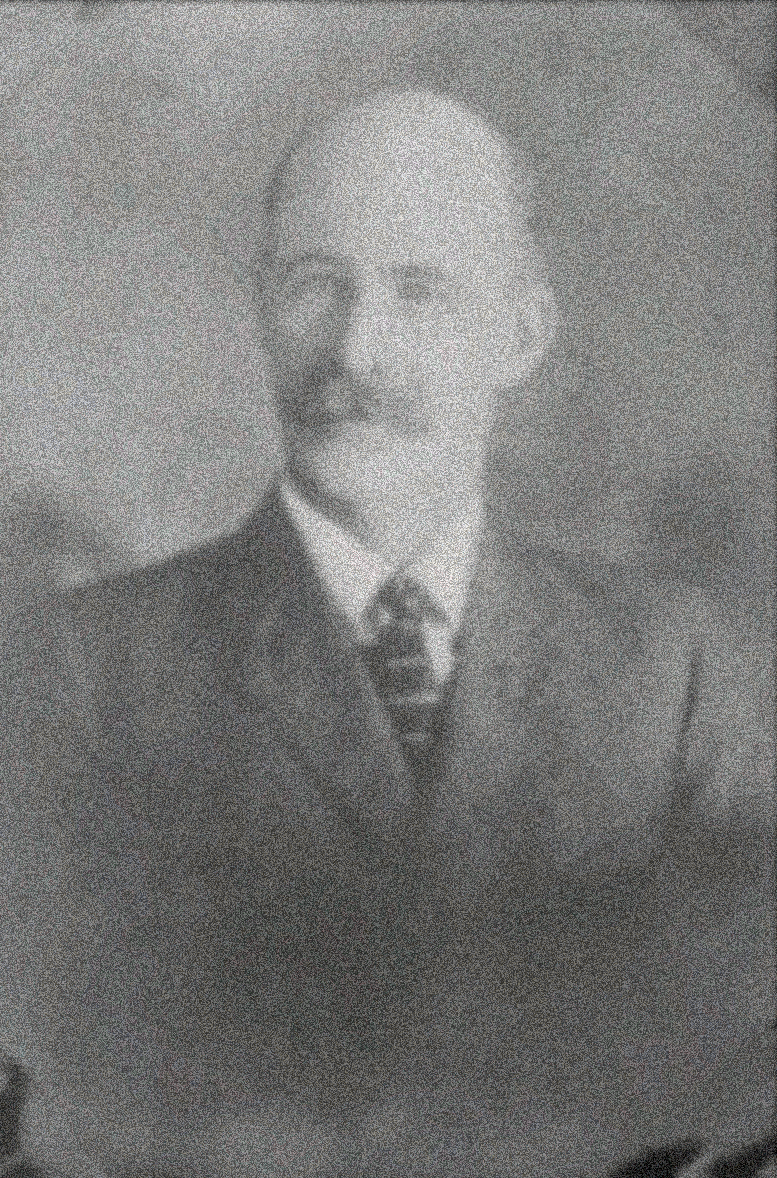
#> input picture FinalProject/SampleImage.png, 777 x 1178 px, found by its file name
$ jupyter execute finalIPProject.ipynb
#> lines starting #> are read from the running program, lines starting #| are printed output that depends on the picture; long printed decimals are rounded
[cell 1]
import cv2
import numpy as np
import matplotlib.pyplot as plt

def load_image(file_path):
#> called with file_path = '/content/SampleImage.png'
    return cv2.imread(file_path, cv2.IMREAD_COLOR)
#> returned value is the input picture: shape (1178, 777, 3); mean B, G, R 122.6, 123.8, 123.7

def save_image(image, file_name):
    cv2.imwrite(file_name, image)

def convert_to_grayscale(image):
    return cv2.cvtColor(image, cv2.COLOR_BGR2GRAY)
#> returned value: shape (1178, 777)

def mean_filter(image, kernel_size=5):
#> called with kernel_size = 5
    filtered_image = cv2.blur(image, (kernel_size, kernel_size))
    return filtered_image.astype(np.uint8)

def median_filter(image, kernel_size=5):
#> called with kernel_size = 5
    filtered_image = cv2.medianBlur(image, kernel_size)
    return filtered_image.astype(np.uint8)

def contrast_stretching_linear(image):
    p2, p98 = np.percentile(image, (2, 98))
#> p2 = 76; p98 = 190
    stretched_image = np.clip((image - p2) * (255.0 / (p98 - p2)), 0, 255)
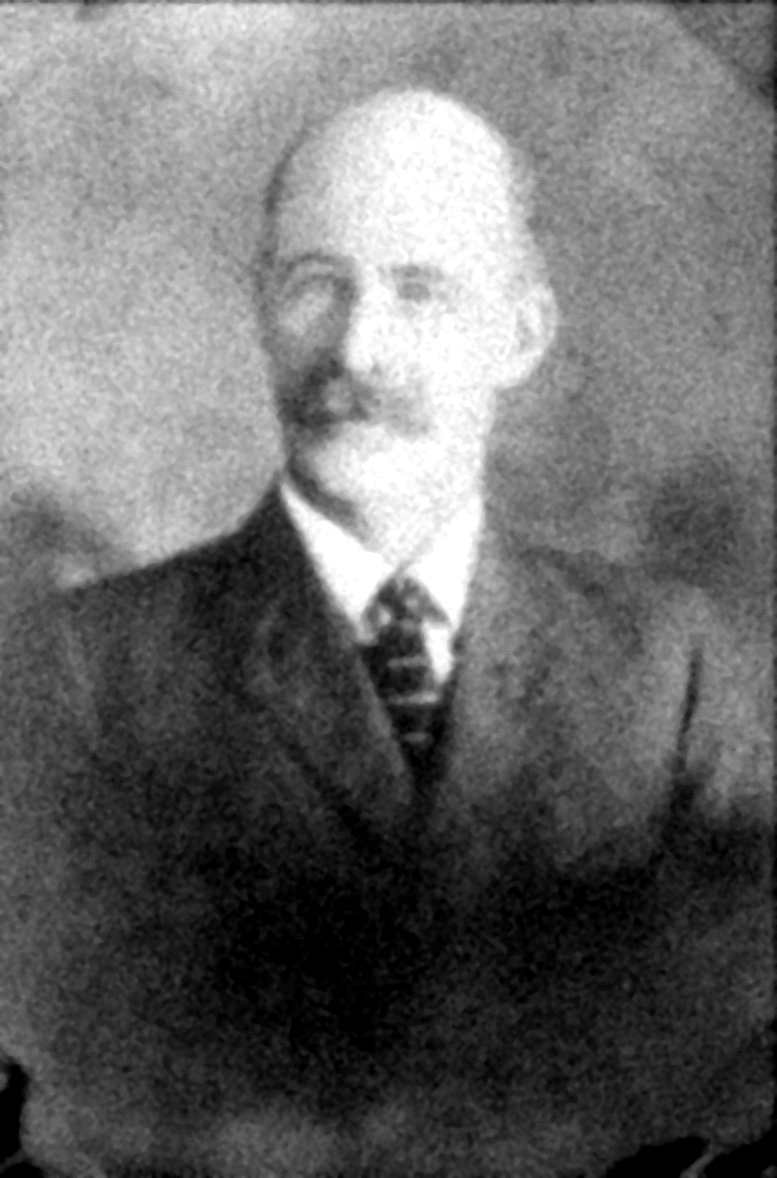
#> stretched_image: shape (1178, 777) float64; min 0, max 255, mean 106.8
    return stretched_image.astype(np.uint8)

def contrast_stretching_power_law(image, gamma=0.5):
#> called with gamma = 0.5
    stretched_image = np.power(image / 255.0, gamma) * 255.0
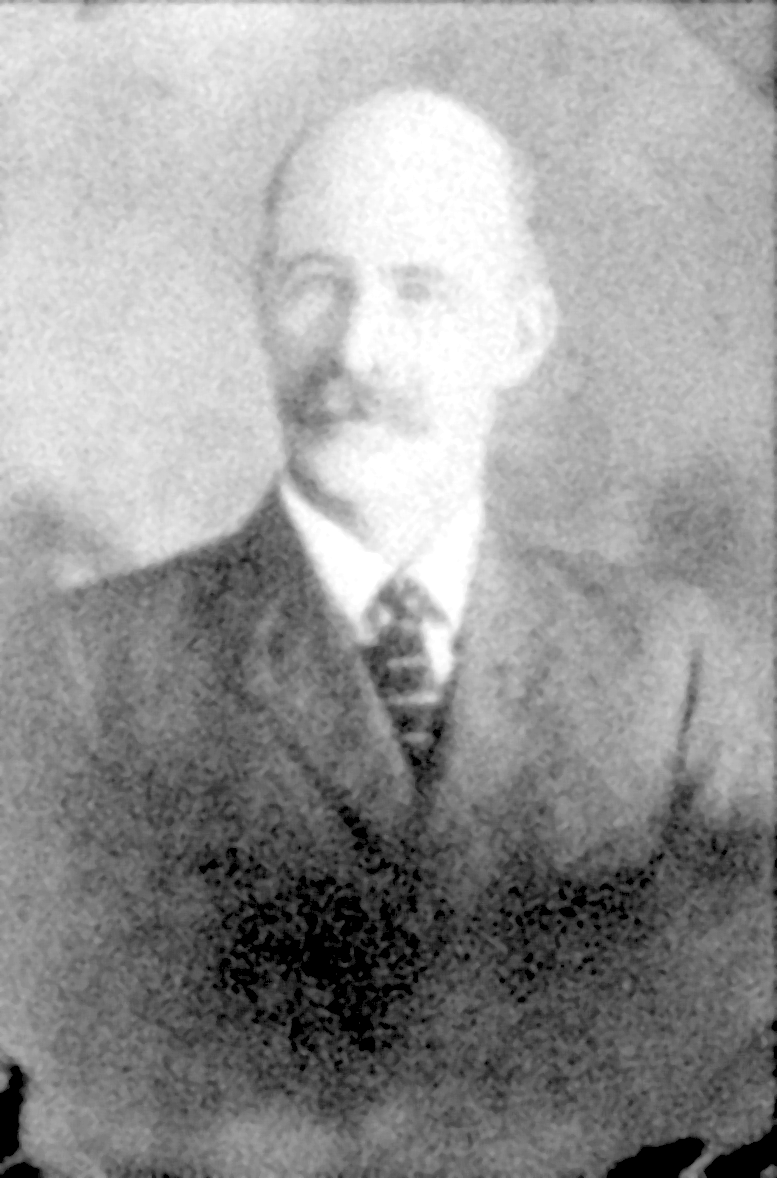
#> stretched_image: shape (1178, 777) float64; min 0, max 255, mean 152.2
    return stretched_image.astype(np.uint8)

def deblurring_kernel(image, kernel):
    return cv2.filter2D(image, -1, kernel)

def laplacian_edge_detection(image):
    laplacian_kernel = np.array([[0, 1, 0],
                                 [1, -4, 1],
                                 [0, 1, 0]])
    edges = cv2.filter2D(image, -1, laplacian_kernel)
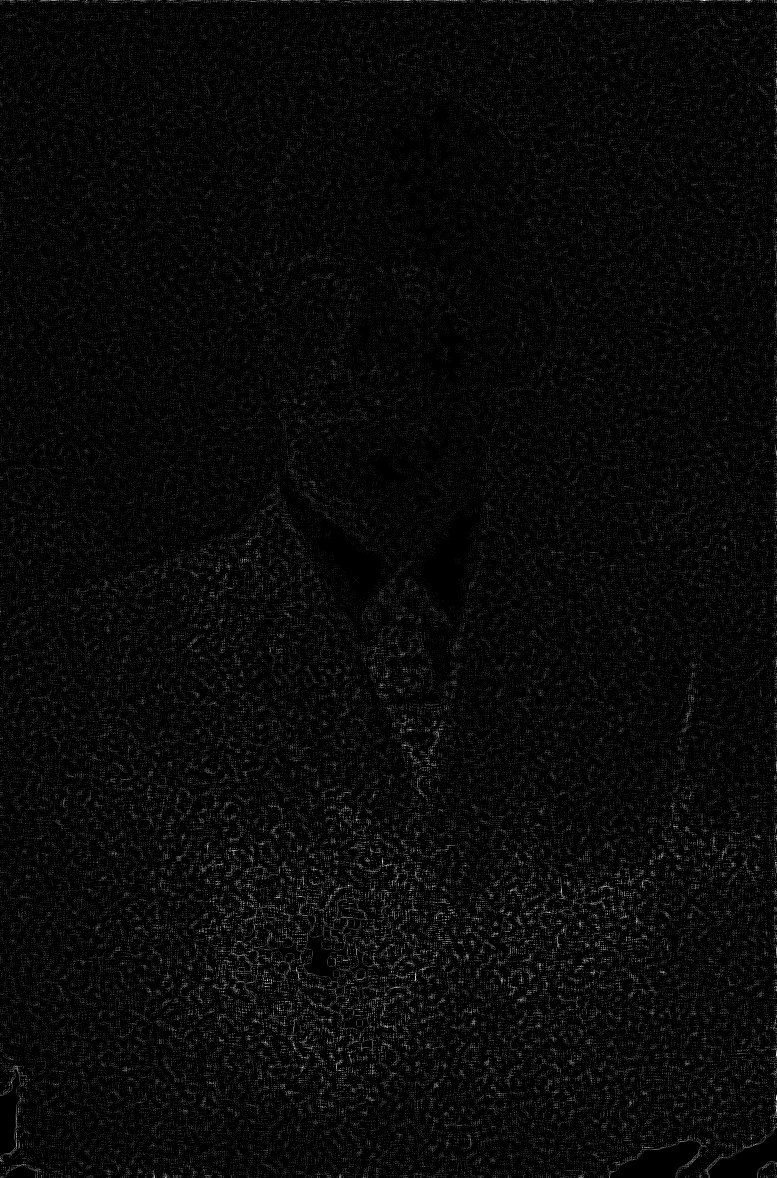
#> edges: shape (1178, 777); min 0, max 37, mean 1.3; drawn with min black and max white
    return edges

def apply_additional_operation(original_image, processed_image):
    edges = laplacian_edge_detection(original_image)
    enhanced_image = cv2.add(processed_image, edges)
    enhanced_image = np.clip(enhanced_image, 0, 255)
    return enhanced_image.astype(np.uint8)

def plot_histogram(image, output_path):
#> called with output_path = '200636H_histogram_final_image.png'
    plt.hist(image.flatten(), bins=256, range=[0, 256], color='gray', density=True)
    plt.xlabel('Pixel Intensity')
    plt.ylabel('Frequency')
    plt.title('Histogram')
    plt.savefig(output_path)
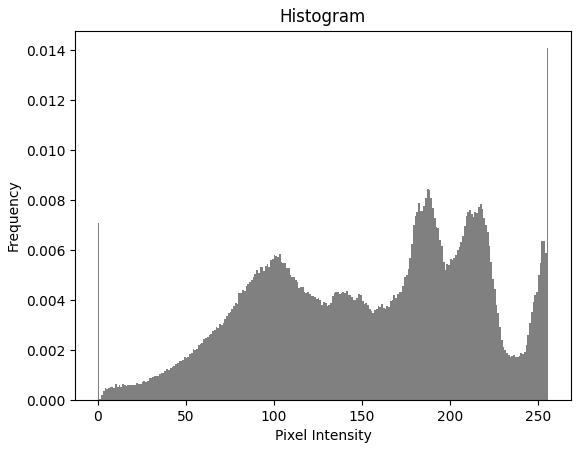
#> figure drawn by matplotlib, 1 panel; tallest bar 0.0141 high, from x = 255 to 256
    plt.show()

def compute_entropy(image):
    hist, _ = np.histogram(image.flatten(), bins=256, range=[0, 256], density=True)
#> hist = 256 values, max 0.0277 at index 255, min 4.26e-05 at index 6, mean 0.00391
    hist = hist[hist > 0]
    entropy = -np.sum(hist * np.log2(hist))
#> entropy = 7.66
    return entropy

def compute_snr(original_image, processed_image):
    mse = np.mean((original_image - processed_image) ** 2)
    snr = 10 * np.log10(np.mean(original_image ** 2) / mse)
    return snr

def choose_best_algorithm(original_image, algorithm_1, algorithm_2, stage_name):
    snr_1 = compute_snr(original_image, algorithm_1)
    snr_2 = compute_snr(original_image, algorithm_2)

    if snr_1 > snr_2:
        print(f"Using Algorithm 1 for {stage_name} (SNR: {snr_1:.2f} dB)")
        return algorithm_1, snr_1
    else:
        print(f"Using Algorithm 2 for {stage_name} (SNR: {snr_2:.2f} dB)")
        return algorithm_2, snr_2

# Step 1: Load and convert to grayscale
original_image = load_image("/content/SampleImage.png")
gray_image = convert_to_grayscale(original_image)
save_image(gray_image, "200636H_step1_gray.png")

# Step 2: Noise filtering
filtered_image_1_noise_mean = mean_filter(gray_image)
filtered_image_2_noise_median = median_filter(filtered_image_1_noise_mean)

save_image(filtered_image_1_noise_mean, "200636H_step2_filtered_noise_mean.png")
save_image(filtered_image_2_noise_median, "200636H_step2_filtered_noise_median.png")

# Step 3: Contrast stretching
filtered_image_3_contrast_stretching_1 = contrast_stretching_linear(filtered_image_2_noise_median)
filtered_image_4_contrast_stretching_2 = contrast_stretching_power_law(filtered_image_3_contrast_stretching_1)

save_image(filtered_image_3_contrast_stretching_1, "200636H_step3_contrast_stretching_1.png")
save_image(filtered_image_4_contrast_stretching_2, "200636H_step3_contrast_stretching_2.png")

# Step 4: Deblurring
kernel_1 = np.array([[0, -1, 0],
                     [-1, 5, -1],
                     [0, -1, 0]])

kernel_2 = np.ones((5, 5)) / 25.0

filtered_image_5_deblurring_1 = deblurring_kernel(filtered_image_4_contrast_stretching_2, kernel_1)
filtered_image_6_deblurring_2 = deblurring_kernel(filtered_image_5_deblurring_1, kernel_2)

save_image(filtered_image_5_deblurring_1, "200636H_step4_deblurring_1.png")
save_image(filtered_image_6_deblurring_2, "200636H_step4_deblurring_2.png")

final_image = apply_additional_operation(filtered_image_6_deblurring_2, filtered_image_6_deblurring_2)
save_image(final_image, "final_image.png")

# Step 5: Plot histograms
plot_histogram(final_image, "200636H_histogram_final_image.png")

# Step 6: Compute entropy and SNR
entropy_value_1 = compute_entropy(filtered_image_5_deblurring_1)
#> entropy_value_1 = 7.66
snr_value_1 = compute_snr(gray_image, filtered_image_5_deblurring_1)
#> in compute_snr, `mse = np.mean((original_image - processed_image) ** 2)`: mse = 107.5
#> in compute_snr, `snr = 10 * np.log10(np.mean(original_image ** 2) / mse)`: snr = -0.18
#> snr_value_1 = -0.18

entropy_value_2 = compute_entropy(filtered_image_6_deblurring_2)
#> entropy_value_2 = 7.76
snr_value_2 = compute_snr(gray_image, filtered_image_6_deblurring_2)
#> snr_value_2 = -0.178

print(f"Entropy 1: {entropy_value_1}, SNR 1: {snr_value_1}")
#| Entropy 1: 7.656, SNR 1: -0.1799
print(f"Entropy 2: {entropy_value_2}, SNR 2: {snr_value_2}")
#| Entropy 2: 7.762, SNR 2: -0.1784
